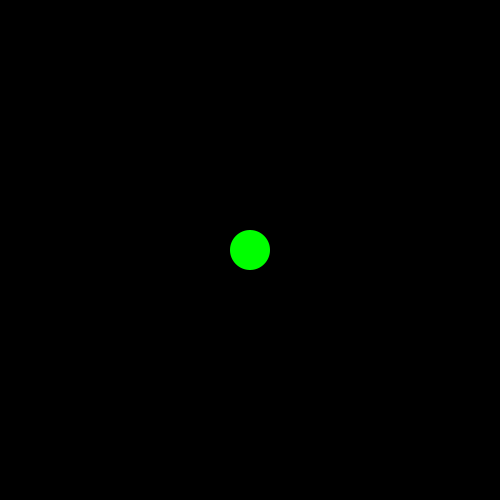
Frame 1 (no input)
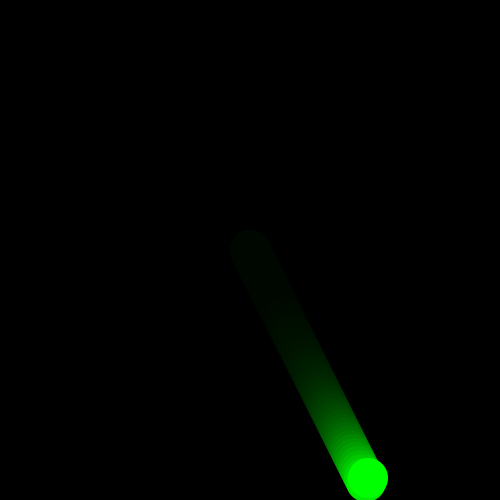
Frame 60 (the mouse pressed at the canvas centre just before this capture)
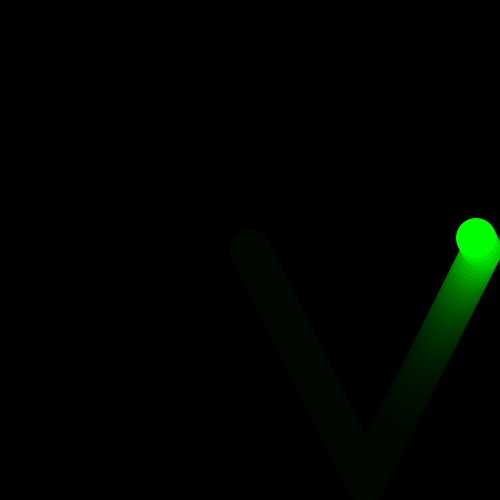
Frame 120 (the mouse held since frame 60 and released just before this capture)

The Processing sketch that drew these frames (run headless with seeded random() and noise(); from frame 60 on, the mouse is pressed at the canvas centre):

// Processing sketch: sketch_190514d
// ── sketch_190514d.pde
//global viriable (other codes depend on this)(change the [int] to [float])
float xPos;
float yPos;
int diameter; //円の直径
float speedX;
float speedY;

void setup(){

size(500,500);
background(0);
noStroke();
fill(0,255,0);

//put it in the central area
xPos = width/2;//the 1/2width of the window
yPos = height/2;//the 1/2height of the window
//it can change with the amendentment of the window

diameter = 40;
speedX = 2.0; //数值改为负数之后图形向反方向移动
speedY =4.0;

}

void draw(){//在draw里面要重新画一遍背景
  //background(0);将背景改成半透明后，图形会有渐变尾迹
  fill(0,0,0,20);//黑色半透明
  rect(0,0,width,height);
  
  //change the y coordinate(0,500) of the mouse to speed(0,10)
  //speedX = map(mouseY,0,500,0,10);//map code改变数值的比例，这样会让鼠标在y轴移动时改变圆形的移动速度
  
  //circle
  fill(0,255,0);
  ellipse(xPos,yPos,diameter,diameter);
  
  //add 2 to the current coordinate 
  xPos = xPos+speedX;
  yPos = yPos+speedY;


//条件分岐(width+diameter could make the animation better)
if(xPos > width-diameter/2){
  //xPos = 0;
  speedX = speedX * -1;
}
 if(xPos<diameter/2){
   speedX = speedX * -1;
  }
  
  println(mouseY);
  
  if(yPos > height-diameter/2){
  //xPos = 0;
  speedY = speedY * -1;
}
 if(yPos<diameter/2){
   speedY = speedY * -1;
  }

}
